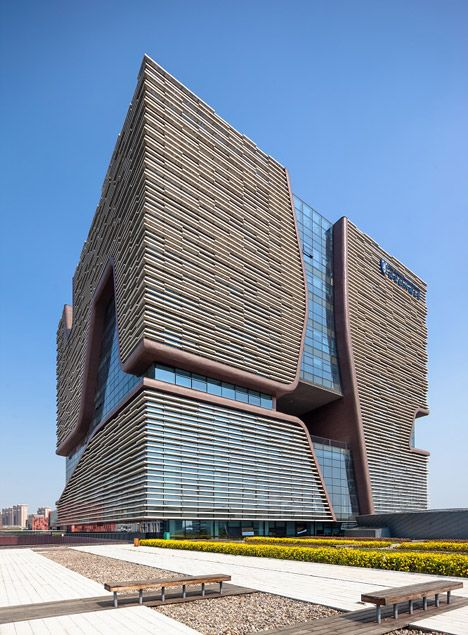
//> input picture opencv3/ch9/ch9/9.jpg, 468 x 635 px
$ ./tx_cornerSubPix   (built with g++ and OpenCV 4)
//> lines starting //> are read from the running program, lines starting //| are printed output that depends on the picture; after the words box and inside, x2 and y2 are one past the last pixel; in counts of white or black regions, pixels touching at a corner belong together
#include "opencv2/highgui/highgui.hpp"
#include "opencv2/imgproc/imgproc.hpp"
#include <iostream>
using namespace cv;
using namespace std;


//-----------------------------------【宏定义部分】--------------------------------------------
//  描述：定义一些辅助宏
//----------------------------------------------------------------------------------------------
#define WINDOW_NAME "【亚像素级角点检测】"        //为窗口标题定义的宏


//-----------------------------------【全局变量声明部分】--------------------------------------
//          描述：全局变量声明
//-----------------------------------------------------------------------------------------------
Mat g_srcImage, g_grayImage;
int g_maxCornerNumber = 33;
int g_maxTrackbarNumber = 500;
RNG g_rng(12345);//初始化随机数生成器


//-----------------------------【on_GoodFeaturesToTrack( )函数】----------------------------
//          描述：响应滑动条移动消息的回调函数
//----------------------------------------------------------------------------------------------
void on_GoodFeaturesToTrack(int, void*)
{
	//【1】对变量小于等于1时的处理
	if (g_maxCornerNumber <= 1) { g_maxCornerNumber = 1; }

	//【2】Shi-Tomasi算法（goodFeaturesToTrack函数）的参数准备
	vector<Point2f> corners;
	double qualityLevel = 0.01;//角点检测可接受的最小特征值
	double minDistance = 10;//角点之间的最小距离
	int blockSize = 3;//计算导数自相关矩阵时指定的邻域范围
	double k = 0.04;//权重系数
	Mat copy = g_srcImage.clone();	//复制源图像到一个临时变量中，作为感兴趣区域

	//【3】进行Shi-Tomasi角点检测
	goodFeaturesToTrack(g_grayImage,//输入图像
		corners,//检测到的角点的输出向量
		g_maxCornerNumber,//角点的最大数量
		qualityLevel,//角点检测可接受的最小特征值
		minDistance,//角点之间的最小距离
		Mat(),//感兴趣区域
		blockSize,//计算导数自相关矩阵时指定的邻域范围
		false,//不使用Harris角点检测
		k);//权重系数

	//【4】输出文字信息
	cout << "\n\t>-------------此次检测到的角点数量为：" << corners.size() << endl;

	//【5】绘制检测到的角点
	int r = 4;
	for (unsigned int i = 0; i < corners.size(); i++)
	{
		//以随机的颜色绘制出角点
		circle(copy, corners[i], r, Scalar(g_rng.uniform(0, 255), g_rng.uniform(0, 255),
			g_rng.uniform(0, 255)), -1, 8, 0);
	}

	//【6】显示（更新）窗口
	imshow(WINDOW_NAME, copy);

	//【7】亚像素角点检测的参数设置
	Size winSize = Size(5, 5);
	Size zeroZone = Size(-1, -1);
	//此句代码的OpenCV2版为：
	//TermCriteria criteria = TermCriteria( CV_TERMCRIT_EPS + CV_TERMCRIT_ITER, 40, 0.001 );
	//此句代码的OpenCV3版为：
	TermCriteria criteria = TermCriteria(TermCriteria::EPS + TermCriteria::MAX_ITER, 40, 0.001);

	//【8】计算出亚像素角点位置
	cornerSubPix(g_grayImage, corners, winSize, zeroZone, criteria);

	//【9】输出角点信息
	for (int i = 0; i < corners.size(); i++)
	{
		cout << " \t>>精确角点坐标[" << i << "]  (" << corners[i].x << "," << corners[i].y << ")" << endl;
	}


}


//-----------------------------------【ShowHelpText( )函数】----------------------------------
//          描述：输出一些帮助信息
//----------------------------------------------------------------------------------------------
static void ShowHelpText()
{
	//输出欢迎信息和OpenCV版本
	printf("\n\n\t\t\t非常感谢购买《OpenCV3编程入门》一书！\n");
	printf("\n\n\t\t\t此为本书OpenCV2版的第88个配套示例程序\n");
	printf("\n\n\t\t\t   当前使用的OpenCV版本为：" CV_VERSION);
	printf("\n\n  ----------------------------------------------------------------------------\n");
	//输出一些帮助信息
	printf("\n\t欢迎来到【亚像素级角点检测】示例程序\n\n");
	printf("\n\t请调整滑动条观察图像效果\n\n");

}


//--------------------------------------【main( )函数】-----------------------------------------
//          描述：控制台应用程序的入口函数，我们的程序从这里开始执行
//-----------------------------------------------------------------------------------------------
int main()
{
	//【0】改变console字体颜色
	system("color 2F");

	//【0】显示帮助文字
	ShowHelpText();

	//【1】载入源图像并将其转换为灰度图
	g_srcImage = imread("9.jpg", 1);
//> g_srcImage is the input picture: 635 rows x 468 cols, CV_8UC3; mean B, G, R 161.1, 141.4, 125.7
	cvtColor(g_srcImage, g_grayImage, COLOR_BGR2GRAY);
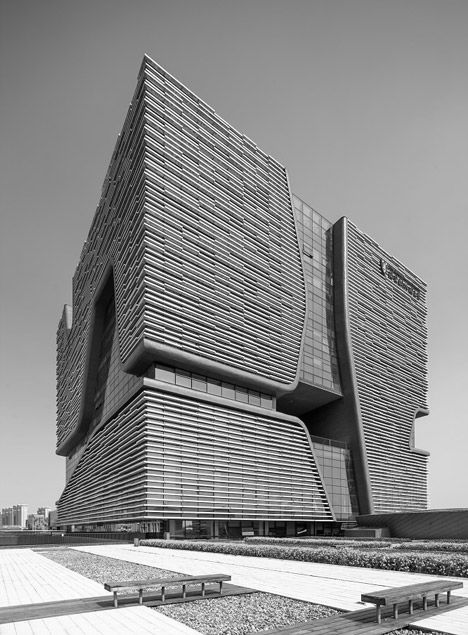
//> g_grayImage: 635 rows x 468 cols, CV_8UC1; min 0, max 255, mean 138.9

	//【2】创建窗口和滑动条，并进行显示和回调函数初始化
	namedWindow(WINDOW_NAME, WINDOW_AUTOSIZE);
	createTrackbar("最大角点数", WINDOW_NAME, &g_maxCornerNumber, g_maxTrackbarNumber, on_GoodFeaturesToTrack);
	imshow(WINDOW_NAME, g_srcImage);
	on_GoodFeaturesToTrack(0, 0);
//> in on_GoodFeaturesToTrack, `goodFeaturesToTrack(g_grayImage, corners, g_maxCornerNumber, qualityLe..`: corners = 33 Points (x, y), first 12: [362, 595], [105, 584], [445, 593], [230, 576], [420, 631], [184, 585], [144, 339], [144, 216], [144, 172], [304, 309], [156, 369], [304, 288]
//| 	>-------------此次检测到的角点数量为：33
//> the loop in on_GoodFeaturesToTrack, `for (unsigned int i = 0; i < corners.size(); i++)` made 33 passes
//> after the loop in on_GoodFeaturesToTrack, `for (unsigned int i = 0; i < corners.size(); i++)`:
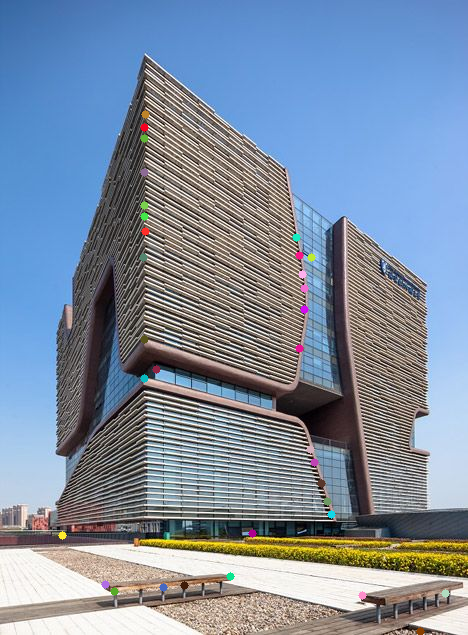
//> copy: 635 rows x 468 cols, CV_8UC3; 0.54% of pixels changed, all inside (x1, y1, x2, y2) = (58, 110, 450, 635)
//> in on_GoodFeaturesToTrack, `cornerSubPix(g_grayImage, corners, winSize, zeroZone, criteria);`: corners = 33 Points (x, y), first 12: [360.6, 594.1], [103.2, 583.8], [448.3, 591.7], [230, 576], [420, 631], [183.2, 581.2], [144, 339], [144, 216], [144, 172], [304, 309], [154.7, 367.2], [304, 288]
//> the loop in on_GoodFeaturesToTrack, `for (int i = 0; i < corners.size(); i++)` made 33 passes
//|  	>>精确角点坐标[0]  (360.614,594.078)
//|  	>>精确角点坐标[1]  (103.16,583.779)
//|  	>>精确角点坐标[2]  (448.307,591.67)
//|  	>>精确角点坐标[3]  (230,576)
//|  	>>精确角点坐标[4]  (420,631)
//|  	>>精确角点坐标[5]  (183.239,581.22)
//|  	>>精确角点坐标[6]  (144,339)
//|  	>>精确角点坐标[7]  (144,216)
//> (output is shown up to pass 8 of 33)

	waitKey(0);
	return(0);
}

$ run again, with opencv3/ch9/ch9/1.jpg copied over opencv3/ch9/ch9/9.jpg
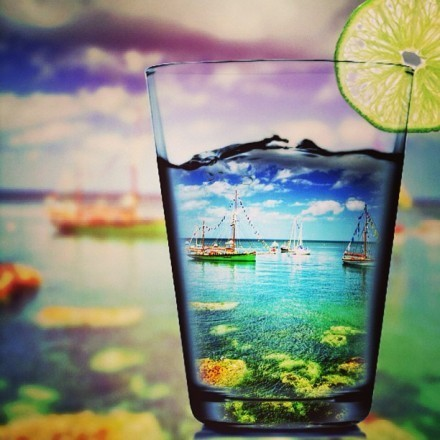
//> input picture opencv3/ch9/ch9/1.jpg, 440 x 440 px
//> g_srcImage is the input picture: 440 rows x 440 cols, CV_8UC3; mean B, G, R 128.3, 143.8, 137.1
//> `cvtColor(g_srcImage, g_grayImage, COLOR_BGR2GRAY);`:
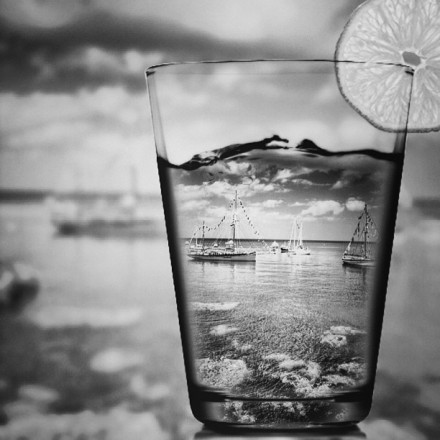
//> g_grayImage: 440 rows x 440 cols, CV_8UC1; min 3, max 246, mean 140
//> in on_GoodFeaturesToTrack, `goodFeaturesToTrack(g_grayImage, corners, g_maxCornerNumber, qualityLe..`: corners = 33 Points (x, y), first 12: [287, 141], [281, 248], [296, 147], [413, 70], [147, 72], [216, 244], [341, 338], [254, 261], [283, 381], [218, 156], [303, 241], [196, 239]
//| 	>-------------此次检测到的角点数量为：33
//> the loop in on_GoodFeaturesToTrack, `for (unsigned int i = 0; i < corners.size(); i++)` made 33 passes
//> after the loop in on_GoodFeaturesToTrack, `for (unsigned int i = 0; i < corners.size(); i++)`:
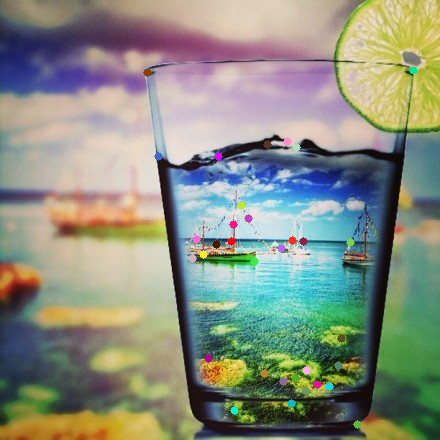
//> copy: 440 rows x 440 cols, CV_8UC3; 0.84% of pixels changed, all inside (x1, y1, x2, y2) = (143, 66, 418, 429)
//> in on_GoodFeaturesToTrack, `cornerSubPix(g_grayImage, corners, winSize, zeroZone, criteria);`: corners = 33 Points (x, y), first 12: [287, 141], [280.5, 248.5], [294.5, 147.4], [413.5, 72.77], [145.7, 73.66], [215.6, 244.1], [344.6, 336.4], [255.4, 260.7], [282.6, 381.5], [218, 158.1], [300.6, 240.5], [195.1, 237.8]
//> the loop in on_GoodFeaturesToTrack, `for (int i = 0; i < corners.size(); i++)` made 33 passes
//|  	>>精确角点坐标[0]  (287,141)
//|  	>>精确角点坐标[1]  (280.511,248.523)
//|  	>>精确角点坐标[2]  (294.527,147.363)
//|  	>>精确角点坐标[3]  (413.47,72.7743)
//|  	>>精确角点坐标[4]  (145.684,73.6632)
//> (output is shown up to pass 5 of 33)

$ run again, with opencv3/ch9/ch9/2.jpg copied over opencv3/ch9/ch9/9.jpg
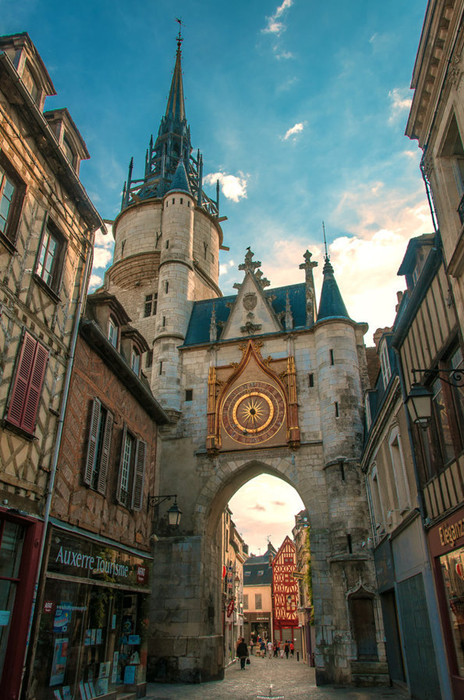
//> input picture opencv3/ch9/ch9/2.jpg, 464 x 700 px
//> g_srcImage is the input picture: 700 rows x 464 cols, CV_8UC3; mean B, G, R 96.4, 102.6, 91.3
//> `cvtColor(g_srcImage, g_grayImage, COLOR_BGR2GRAY);`:
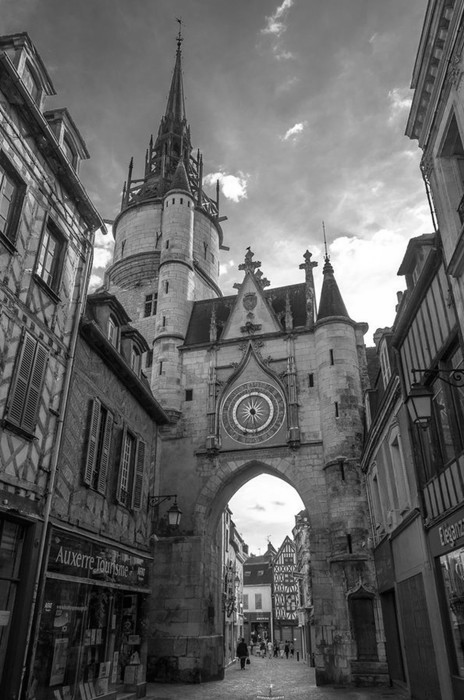
//> g_grayImage: 700 rows x 464 cols, CV_8UC1; min 0, max 255, mean 98.5
//> in on_GoodFeaturesToTrack, `goodFeaturesToTrack(g_grayImage, corners, g_maxCornerNumber, qualityLe..`: corners = 33 Points (x, y), first 12: [287, 536], [397, 274], [304, 262], [231, 513], [99, 228], [374, 345], [307, 250], [258, 268], [434, 231], [249, 247], [277, 551], [316, 265]
//| 	>-------------此次检测到的角点数量为：33
//> the loop in on_GoodFeaturesToTrack, `for (unsigned int i = 0; i < corners.size(); i++)` made 33 passes
//> after the loop in on_GoodFeaturesToTrack, `for (unsigned int i = 0; i < corners.size(); i++)`:
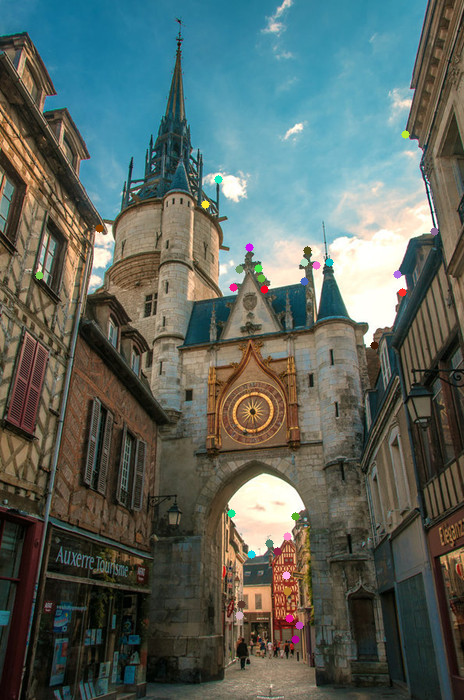
//> copy: 700 rows x 464 cols, CV_8UC3; 0.5% of pixels changed, all inside (x1, y1, x2, y2) = (35, 130, 439, 644)
//> in on_GoodFeaturesToTrack, `cornerSubPix(g_grayImage, corners, winSize, zeroZone, criteria);`: corners = 33 Points (x, y), first 12: [287, 536], [396, 274.6], [306.9, 260.7], [231, 512.6], [99, 228], [376.4, 345.8], [307.3, 249.5], [257.8, 267.4], [435.8, 230.7], [248.3, 247.6], [278.2, 553.4], [316, 265]
//> the loop in on_GoodFeaturesToTrack, `for (int i = 0; i < corners.size(); i++)` made 33 passes
//|  	>>精确角点坐标[0]  (287,536)
//|  	>>精确角点坐标[1]  (396.001,274.651)
//|  	>>精确角点坐标[2]  (306.919,260.703)
//|  	>>精确角点坐标[3]  (230.976,512.57)
//|  	>>精确角点坐标[4]  (99,228)
//> (output is shown up to pass 5 of 33)
